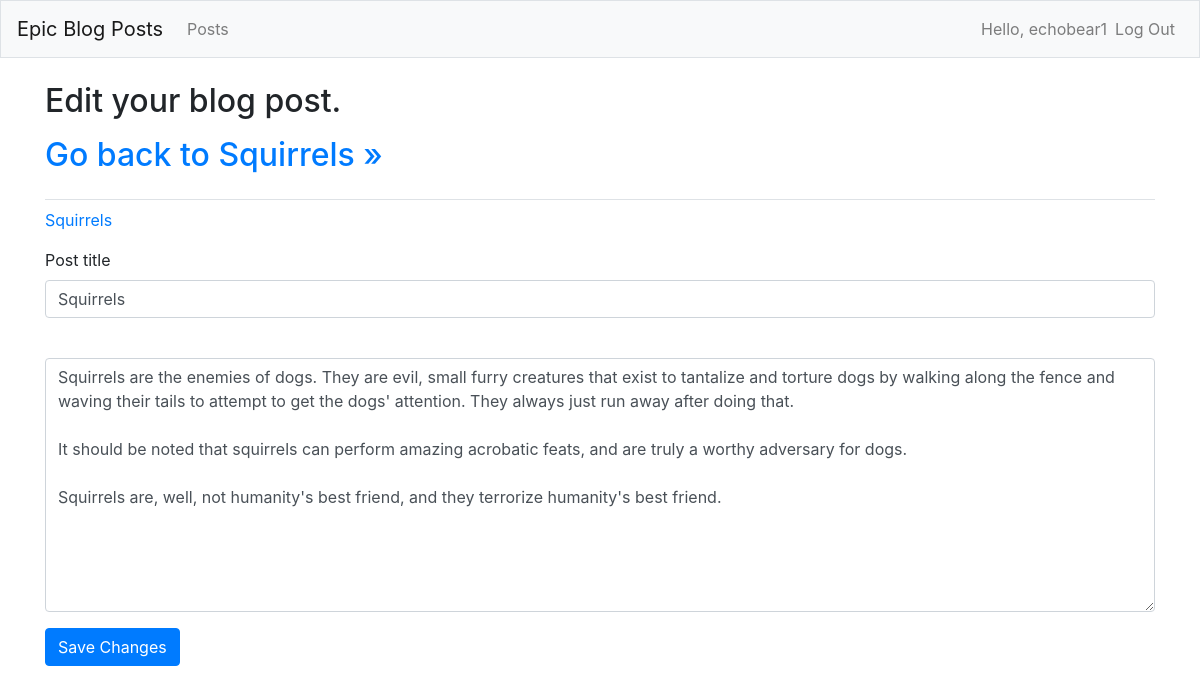
The app's page /edit_blog_post/3/ (signed in) with its own data.
### brian_blog_posts/models.py (models this page shows)
class BlogPost(models.Model):
	post_title = models.CharField(max_length=200)
	text = models.TextField()
	date_added = models.DateTimeField(auto_now_add=True)
	owner = models.ForeignKey(User, on_delete=models.CASCADE)
	def __str__(self):
		return self.post_title

### brian_blog_posts/views.py (the view)
# urls.py: path('edit_blog_post/<int:blog_post_id>/', views.edit_blog_post, name='edit_blog_post'),
@login_required
def edit_blog_post(request, blog_post_id):
	blog_post = BlogPost.objects.get(id=blog_post_id)
	if blog_post.owner != request.user:
		raise Http404
	if request.method != 'POST':
		form = TopicForm(instance=blog_post)
	else:
		form = TopicForm(instance=blog_post, data=request.POST)
		if form.is_valid():
			form.save()
			return redirect('brian_blog_posts:blog_post', blog_post_id=blog_post.id)
	context = {'blog_post': blog_post, 'form': form}
	return render(request, 'brian_blog_posts/edit_blog_post.html', context)

### brian_blog_posts/forms.py
class TopicForm(forms.ModelForm):
	class Meta:
		model = BlogPost
		fields = ['post_title', 'text']
		labels = {'text': ''}

### brian_blog_posts/templates/brian_blog_posts/edit_blog_post.html (shortened to what this page needs)
{% extends "brian_blog_posts/base.html" %}
{% load bootstrap4 %}
{% block page_header %}
  <h2>Edit your blog post.</h2>
  <p><h2><a href="{% url 'brian_blog_posts:blog_post' blog_post.id %}">
  	Go back to {{ blog_post }} &raquo;</a></h2></p>
{% endblock page_header %}
{% block content %}
  <p><a href="{% url 'brian_blog_posts:blog_post' blog_post.id %}">{{ blog_post }}</a></p>
  <form action="{% url 'brian_blog_posts:edit_blog_post' blog_post.id %}" method='post' class="form">
    {% bootstrap_form form %}
    {% buttons %}
      <button name="submit" class="btn btn-primary">Save Changes</button>
    {% endbuttons %}
  </form>
{% endblock content %}

### brian_blog_posts/templates/brian_blog_posts/base.html (shortened to what this page needs)
{% load bootstrap4 %}
<!doctype html>
<html lang="en">
<head>
  {% bootstrap_css %}
</head>
<body>
  <nav class="navbar navbar-expand-md navbar-light bg-light mb-4 border">
    <a class="navbar-brand" href="{% url 'brian_blog_posts:index'%}">
        Epic Blog Posts</a>
    <div class="collapse navbar-collapse" id="navbarCollapse">
      <ul class="navbar-nav mr-auto">
        <li class="nav-item">
          <a class="nav-link" href="{% url 'brian_blog_posts:blog_posts'%}">
              Posts</a></li>
      </ul>
      <ul class="navbar-nav ml-auto">
        {% if user.is_authenticated %}
          <li class="nav-item">
            <span class="navbar-text">Hello, {{ user.username }} </span>
          </li>
          <li class="nav-item">
            <a class="nav-link" href="{% url 'users:logout' %}">Log Out</a>
          </li>
        {% else %}
          <li class="nav-item">
            <a class="nav-link" href="{% url 'users:register' %}">Register</a>
          </li>
          <li class="nav-item">
            <a class="nav-link" href="{% url 'users:login' %}">Log in</a></li>
        {% endif %}
      </ul>
    </div>
  </nav>
  <main role="main" class="container">
    <div class="pb-2 mb-2 border-bottom">
      {% block page_header %}{% endblock page_header %}
    </div>
    <div>
      {% block content %}{% endblock content %}
    </div>
  </main>
</body>
</html>

### records on screen
BlogPost: post_title "Squirrels", text "Squirrels are the enemies of dogs. They are evil, small furry creatures that exist to tantalize and torture dogs by walking along the fence and waving their tails to attempt to get the dogs' attention. They always just run away after doing that. It should be noted that squirrels can perform amazing acrobatic feats, and are truly a worthy adversary for dogs. Squirrels are, well, not humanity's best friend, and they terrorize humanity's best friend."

### other values on screen
{{ user.username }} "echobear1"
